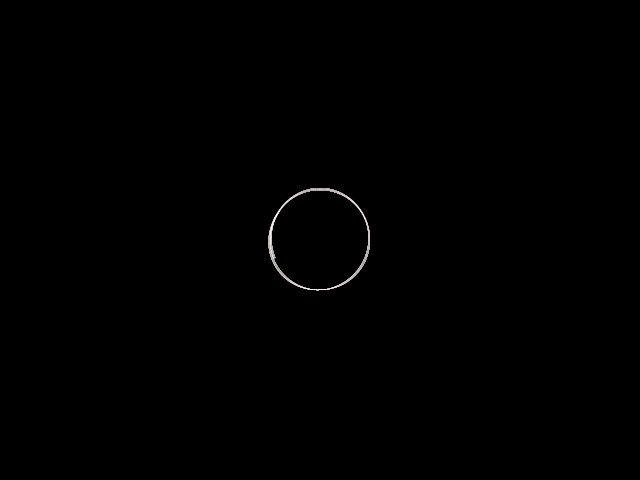
Frame 1 (no input)
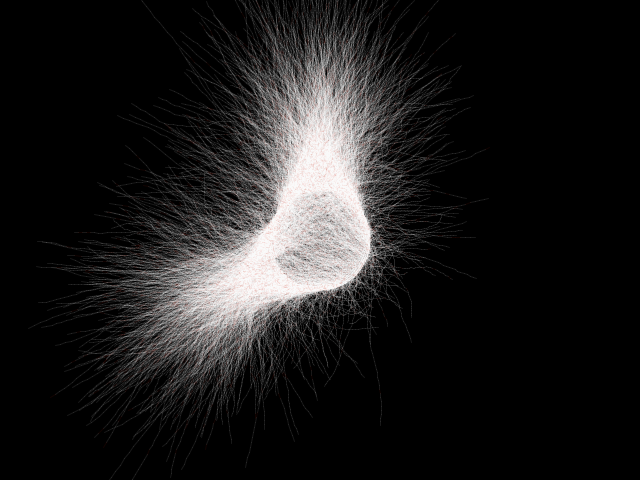
Frame 60 (the mouse pressed at the canvas centre just before this capture)
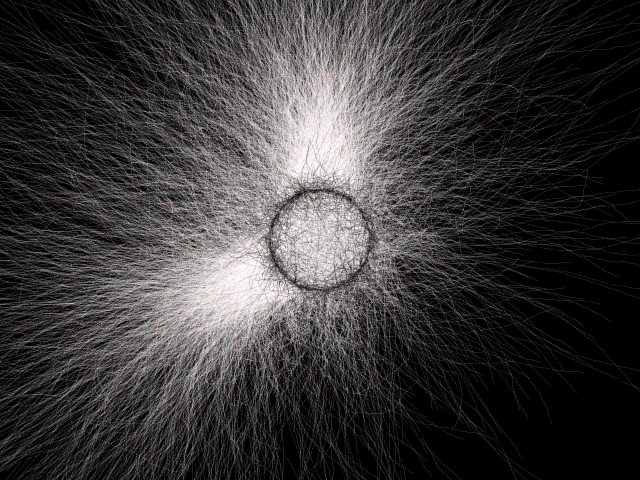
Frame 120 (the mouse held since frame 60 and released just before this capture)

The Processing sketch that drew these frames (run headless with seeded random() and noise(); from frame 60 on, the mouse is pressed at the canvas centre):

// Processing sketch: thering
// ── thering.pde
/*! thering.pde
 * 
 * @author: Travis Fischer
 * @date:   December 2008 (Java)
 * @port:   August 2012 to processing.js
 * 
 * Alternating black and white rings comprised of thousands of particles, all moving 
 * with respect to <a href='http://en.wikipedia.org/wiki/Brownian_motion'>Brownian motion</a>.
 * 
 * Original concept and implementation by J. Tarbell
 * <a href="http://www.complexification.net/gallery/machines/binaryRing/">Complexification</a>
 */

static int NUM_PARTICLES        = /** int [ 50, 50000 ] **/ 5000 /** endint **/;
static int ORIGIN_RADIUS        = /** int [ 0, 250 ]    **/ 50   /** endint **/;

static int PARTICLE_MAX_AGE     = /** int [ 10, 500 ]   **/ 200  /** endint **/;
static int PARTICLE_ALPHA       = /** int [ 10, 255 ]   **/ 24   /** endint **/;

color BLOOD_COLOR = /** color **/ color(0xBF, 0x21, 0x07, 0x18) /** endcolor **/; // dark red

ArrayList _ringParticles;

// controls newly spawned particle color
boolean _blackout;

void setup() {
    size(/** int ( 0, 1024 ] **/ 640 /** endint **/, /** int ( 0, 1024 ] **/ 480 /** endint **/);
    frameRate(/** int [ 1, 60 ] **/ 24 /** endint **/);
    smooth();
    loop();
    
    reset();
}

void reset() {
    background(/** color **/ #000000 /** endcolor **/);
    
    _ringParticles = new ArrayList(NUM_PARTICLES);
    _blackout      = false;
    
    float theta = TWO_PI * random(0.0, 1.0);
    float thetaAdd = (random(0.0, 1.0) * 4 + TWO_PI) / NUM_PARTICLES;
    
    // initial particles sling-shot around ring origin
    for(int i = 0; i < NUM_PARTICLES; i++, theta += thetaAdd) {
        float emitX = (width  / 2) + ORIGIN_RADIUS * sin(theta);
        float emitY = (height / 2) + ORIGIN_RADIUS * cos(theta);
        
        _ringParticles.add(new RingParticle(emitX, emitY, theta / 2));
    }
}

void draw() {
    // move and draw all of the particles
    for (int i = 0; i < _ringParticles.size(); i++) {
        RingParticle particle = ((RingParticle) _ringParticles.get(i));
        particle.update();
    }
    
    // randomly switch between blackout periods
    if (random(0.0, 1.0) > /** float [ 0, 1 ] **/ 0.995 /** endfloat **/) {
        _blackout = !_blackout;
    }
}

void mouseClicked() {
    _blackout = !_blackout;
}

void setOriginRadius(int newRadius) {
    if (newRadius > 0) {
        ORIGIN_RADIUS = newRadius;
    }
}

class RingParticle {
    float _dX, _dY;
    float _x, _y;
    
    int _color;
    int _age;
    
    RingParticle(float x, float y, float theta) {
        // position
        _x = x;
        _y = y;
        
        // velocity
        _dX = 2 * cos(theta);
        _dY = 2 * sin(theta);
        
        // transparent black or white
        _color = (_blackout ? color(0, 0, 0, PARTICLE_ALPHA) : color(255, 255, 255, PARTICLE_ALPHA));
        _age   = int(random(0, PARTICLE_MAX_AGE));
    }
    
    void update() {
        // record particle's old position
        int oldX = (int)_x, oldY = (int)_y;
        
        // update particle's position
        _x += _dX;
        _y += _dY;
        
        // apply slight, random changes to particle's velocity
        _dX += (random(0.0, 1.0) - random(0.0, 1.0)) * 0.5;
        _dY += (random(0.0, 1.0) - random(0.0, 1.0)) * 0.5;
        
        if (oldX != (int)_x || oldY != (int)_y) {
            // randomly intersperse blood color with black
            if (int(red(_color)) == 255 && random(0.0, 1.0) > 0.95) {
                stroke(BLOOD_COLOR);
            } else {
                stroke(_color);
            }
            
            // draw a line connecting old particle's position to new position
            line(oldX, oldY, _x, _y);
            
            if (_x < 0 || _x >= width || _y < 0 || _y >= height || ++_age > PARTICLE_MAX_AGE) {
                this.respawn();
            }
        }
    }
    
    // die and be reborn
    void respawn() {
        float theta = TWO_PI * random(0.0, 1.0);
        
        // initial position of new particle on radius of origin
        _x = (width  / 2) + ORIGIN_RADIUS * sin(theta);
        _y = (height / 2) + ORIGIN_RADIUS * cos(theta);
        
        // reset initial velocity to zero
        _dX = 0;
        _dY = 0;
        
        _age   = 0;
        _color = (_blackout ? color(0, 0, 0, PARTICLE_ALPHA) : color(255, 255, 255, PARTICLE_ALPHA));
    }
}
